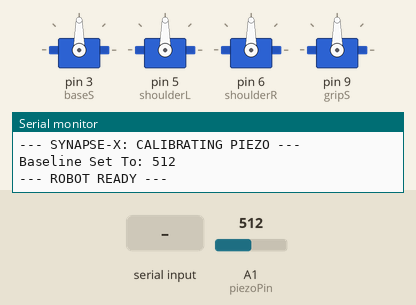
Simulated run of this sketch. Board: Arduino Uno, built with avr-gcc and run on an emulated ATmega328P. On the bench: 4 × servo, the last lines printed to the serial monitor. The inputs (shaded band) are chosen by the test bench; at power-on: A1 (piezoPin) = 512.

Above: at 1.6 s.
1.7 s: "<" received over the second serial link
4.7 s: A1 (piezoPin) set to 583
At 4.7 s:
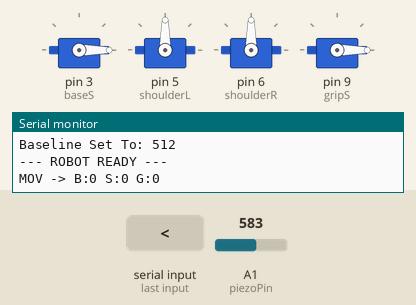
6.2 s: A1 (piezoPin) set to 603
Timing chart, 0 to 9.2 s (numbered marks = the images above; inputs shaded):
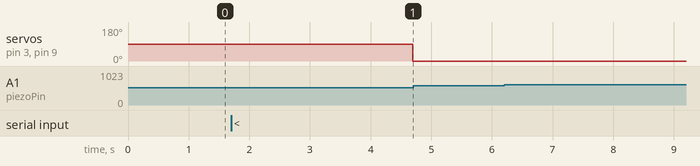

The sketch:

NanoSide.ino
```cpp
#include <SoftwareSerial.h>
#include <Servo.h>

SoftwareSerial hc12(10, 11);
Servo baseS, shoulderL, shoulderR, gripS;

const int piezoPin = A1;
int piezoBaseline = 0;
const int sensitivity = 80; // Trigger if value moves 50 units away from baseline

void setup() {
  Serial.begin(9600);
  hc12.begin(9600);

  baseS.attach(3); shoulderL.attach(5); shoulderR.attach(6); gripS.attach(9);

  // --- CALIBRATION STEP ---
  Serial.println("--- SYNAPSE-X: CALIBRATING PIEZO ---");
  long sum = 0;
  for(int i=0; i<20; i++) {
    sum += analogRead(piezoPin);
    delay(20);
  }
  piezoBaseline = sum / 20;
  Serial.print("Baseline Set To: "); Serial.println(piezoBaseline);
  Serial.println("--- ROBOT READY ---");
}

void loop() {
  // --- 1. RELATIVE PIEZO SENSE ---
  int p = analogRead(piezoPin);

  // Calculate the difference from the baseline
  int diff = abs(p - piezoBaseline);

  if (diff > sensitivity) {
    hc12.print('H'); // Send Haptic to ESP32
    Serial.print("!!! TOUCH DETECTED | Val: "); Serial.print(p);
    Serial.print(" | Diff: "); Serial.println(diff);
    delay(100); // Debounce to prevent haptic stutter
  }

  // --- 2. RECEIVE MOVEMENT DATA (Robust Parsing) ---
  if (hc12.available()) {
    if (hc12.peek() == '<') {
      hc12.read(); // Discard the '<'
      int b = hc12.parseInt();
      int s = hc12.parseInt();
      int g = hc12.parseInt();

      // Update Servos
      if (b >= 0 && b <= 180) baseS.write(b);
      if (s >= 30 && s <= 170) {
        shoulderL.write(map(s, 0, 180, 145, 180));
        shoulderR.write(map(s, 0, 180, 110, 160));
      }
      if (g >= 0 && g <= 150) gripS.write(g);

      // Debug Recv
      Serial.print("MOV -> B:"); Serial.print(b);
      Serial.print(" S:"); Serial.print(s);
      Serial.print(" G:"); Serial.println(g);
      Serial.print(" T:"); Serial.println(diff);
    } else {
      hc12.read(); // Clear buffer junk if not starting with '<'
    }
  }
}
```

Measured:
- after the input at 1.7 s, servo on pin 3 (baseS), servo on pin 9 (gripS): 90° → 0° after 3.0 s
